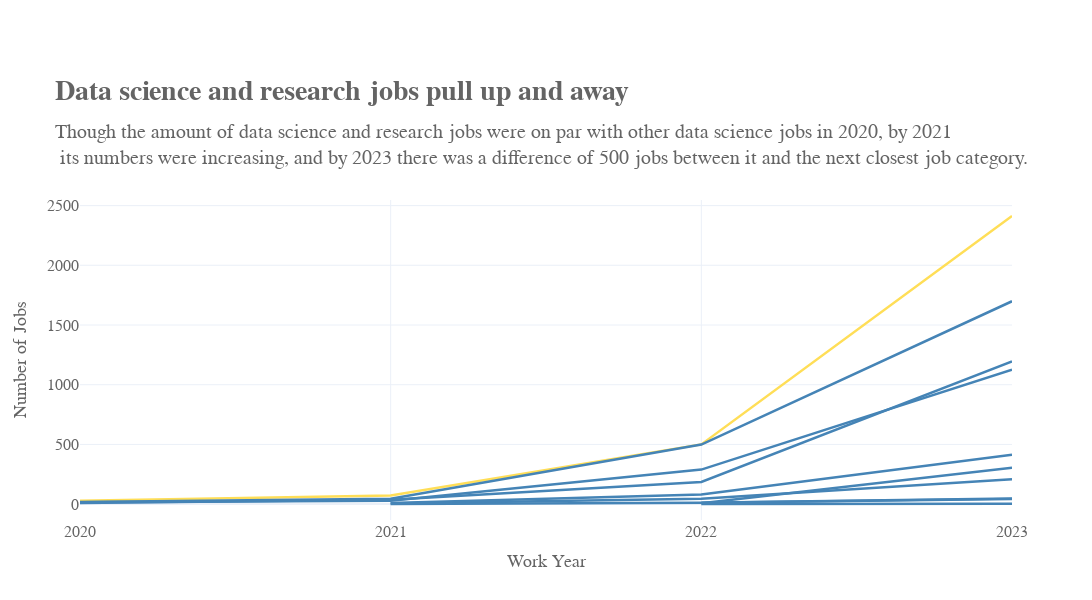

Here is the notebook cell this chart was saved with:
### Code cell
fig3 = px.line(
    df_job, 
    x = 'Work Year', 
    y = 'Number of Jobs', 
    color = 'is_flag',  
    width = 1100, 
    height = 600,
    line_group = 'Type of Job',
    template='plotly_white', 
    color_discrete_sequence=['#ffde57', '#4584b6'], 
    title = '<b>Data science and research jobs pull up and away</b>', 
    subtitle = 'Though the amount of data science and research jobs were on par with other data science jobs in 2020, by 2021<br> its numbers were increasing, and by 2023 there was a difference of 500 jobs between it and the next closest job category.', 
)
fig3.update_layout(
    showlegend = False,
    font_family = 'Bebe Neue', 
    title_font_family = 'Young Serif', 
    title_font_size = 28, 
    margin = {'t':200},
    yaxis_title_font_size = 18, 
    xaxis_title_font_size = 18, 
    yaxis_tickfont_size = 16, 
    xaxis_tickfont_size = 16, 
    font_color = '#646464'
)
fig3.update_traces(line_width = 2.5)
fig3.update_xaxes(
    tickvals=[2020, 2021, 2022, 2023])
fig3.show()

### Figure 1 — Plotly figure (JSON) as saved in the notebook; plotly's stock layout.template omitted (floating-point values rounded to 4 significant figures)
{"data": [{"hovertemplate": "is_flag=True<br>Type of Job=Data Science and Research<br>Work Year=%{x}<br>Number of Jobs=%{y}<extra></extra>", "legendgroup": "True", "line": {"color": "#ffde57", "dash": "solid", "width": 2.5}, "marker": {"symbol": "circle"}, "mode": "lines", "name": "True", "orientation": "v", "showlegend": true, "type": "scatter", "x": [2020, 2021, 2022, 2023], "xaxis": "x", "y": [29, 72, 500, 2413], "yaxis": "y"}, {"hovertemplate": "is_flag=False<br>Type of Job=Data Engineering<br>Work Year=%{x}<br>Number of Jobs=%{y}<extra></extra>", "legendgroup": "False", "line": {"color": "#4584b6", "dash": "solid", "width": 2.5}, "marker": {"symbol": "circle"}, "mode": "lines", "name": "False", "orientation": "v", "showlegend": true, "type": "scatter", "x": [2020, 2021, 2022, 2023], "xaxis": "x", "y": [17, 45, 499, 1699], "yaxis": "y"}, {"hovertemplate": "is_flag=False<br>Type of Job=Data Analysis<br>Work Year=%{x}<br>Number of Jobs=%{y}<extra></extra>", "legendgroup": "False", "line": {"color": "#4584b6", "dash": "solid", "width": 2.5}, "marker": {"symbol": "circle"}, "mode": "lines", "name": "False", "orientation": "v", "showlegend": false, "type": "scatter", "x": [2020, 2021, 2022, 2023], "xaxis": "x", "y": [15, 28, 289, 1125], "yaxis": "y"}, {"hovertemplate": "is_flag=False<br>Type of Job=Machine Learning and AI<br>Work Year=%{x}<br>Number of Jobs=%{y}<extra></extra>", "legendgroup": "False", "line": {"color": "#4584b6", "dash": "solid", "width": 2.5}, "marker": {"symbol": "circle"}, "mode": "lines", "name": "False", "orientation": "v", "showlegend": false, "type": "scatter", "x": [2020, 2021, 2022, 2023], "xaxis": "x", "y": [10, 37, 186, 1195], "yaxis": "y"}, {"hovertemplate": "is_flag=False<br>Type of Job=Leadership and Management<br>Work Year=%{x}<br>Number of Jobs=%{y}<extra></extra>", "legendgroup": "False", "line": {"color": "#4584b6", "dash": "solid", "width": 2.5}, "marker": {"symbol": "circle"}, "mode": "lines", "name": "False", "orientation": "v", "showlegend": false, "type": "scatter", "x": [2021, 2022, 2023], "xaxis": "x", "y": [9, 80, 414], "yaxis": "y"}, {"hovertemplate": "is_flag=False<br>Type of Job=Data Architecture and Modeling<br>Work Year=%{x}<br>Number of Jobs=%{y}<extra></extra>", "legendgroup": "False", "line": {"color": "#4584b6", "dash": "solid", "width": 2.5}, "marker": {"symbol": "circle"}, "mode": "lines", "name": "False", "orientation": "v", "showlegend": false, "type": "scatter", "x": [2021, 2022, 2023], "xaxis": "x", "y": [5, 46, 208], "yaxis": "y"}, {"hovertemplate": "is_flag=False<br>Type of Job=Data Management and Strategy<br>Work Year=%{x}<br>Number of Jobs=%{y}<extra></extra>", "legendgroup": "False", "line": {"color": "#4584b6", "dash": "solid", "width": 2.5}, "marker": {"symbol": "circle"}, "mode": "lines", "name": "False", "orientation": "v", "showlegend": false, "type": "scatter", "x": [2021, 2022, 2023], "xaxis": "x", "y": [1, 12, 48], "yaxis": "y"}, {"hovertemplate": "is_flag=False<br>Type of Job=Data Quality and Operations<br>Work Year=%{x}<br>Number of Jobs=%{y}<extra></extra>", "legendgroup": "False", "line": {"color": "#4584b6", "dash": "solid", "width": 2.5}, "marker": {"symbol": "circle"}, "mode": "lines", "name": "False", "orientation": "v", "showlegend": false, "type": "scatter", "x": [2022, 2023], "xaxis": "x", "y": [12, 43], "yaxis": "y"}, {"hovertemplate": "is_flag=False<br>Type of Job=BI and Visualization<br>Work Year=%{x}<br>Number of Jobs=%{y}<extra></extra>", "legendgroup": "False", "line": {"color": "#4584b6", "dash": "solid", "width": 2.5}, "marker": {"symbol": "circle"}, "mode": "lines", "name": "False", "orientation": "v", "showlegend": false, "type": "scatter", "x": [2022, 2023], "xaxis": "x", "y": [8, 305], "yaxis": "y"}, {"hovertemplate": "is_flag=False<br>Type of Job=Cloud and Database<br>Work Year=%{x}<br>Number of Jobs=%{y}<extra></extra>", "legendgroup": "False", "line": {"color": "#4584b6", "dash": "solid", "width": 2.5}, "marker": {"symbol": "circle"}, "mode": "lines", "name": "False", "orientation": "v", "showlegend": false, "type": "scatter", "x": [2022, 2023], "xaxis": "x", "y": [2, 3], "yaxis": "y"}], "layout": {"font": {"color": "#646464", "family": "Bebe Neue"}, "height": 600, "legend": {"title": {"text": "is_flag"}, "tracegroupgap": 0}, "margin": {"t": 200}, "showlegend": false, "title": {"font": {"family": "Young Serif", "size": 28}, "subtitle": {"text": "Though the amount of data science and research jobs were on par with other data science jobs in 2020, by 2021<br> its numbers were increasing, and by 2023 there was a difference of 500 jobs between it and the next closest job category."}, "text": "<b>Data science and research jobs pull up and away</b>"}, "width": 1100, "xaxis": {"anchor": "y", "domain": [0, 1], "tickfont": {"size": 16}, "tickvals": [2020, 2021, 2022, 2023], "title": {"font": {"size": 18}, "text": "Work Year"}}, "yaxis": {"anchor": "x", "domain": [0, 1], "tickfont": {"size": 16}, "title": {"font": {"size": 18}, "text": "Number of Jobs"}}}}
